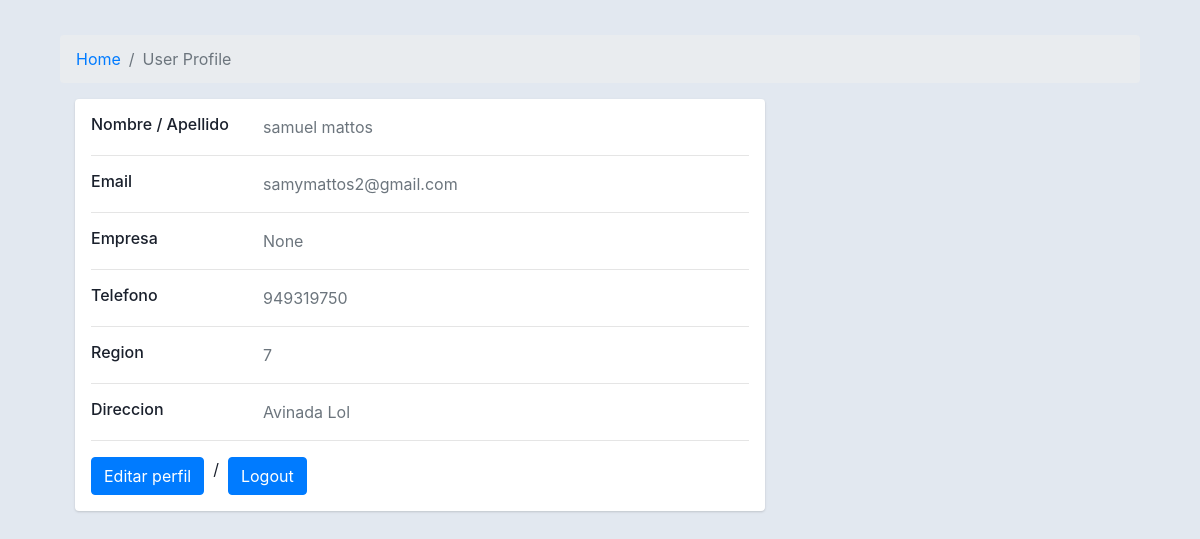
/users/Perfil/ (signed in), run on an earlier commit of the app's database.
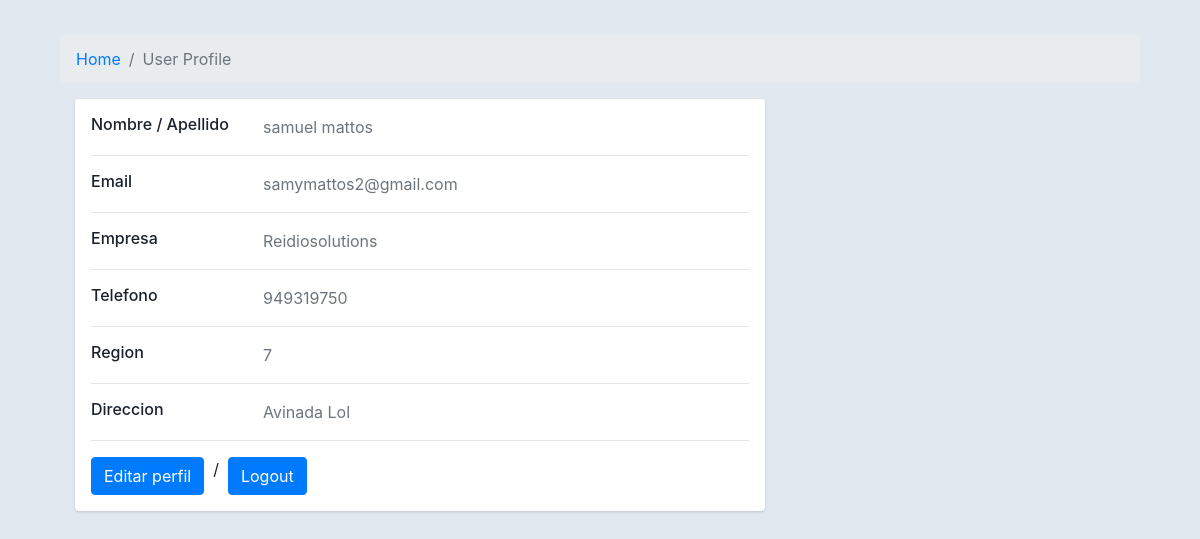
And on a later commit of the database.
### users/models.py (models this page shows)
class Perfil(models.Model):
    Regiones = (
        (1, "Arica y Parinacota"),
        (2, "Tarapacá"),
        (3, "Antofagasta"),
        (4, "Atacama"),
        (5, "Coquimbo"),
        (6, "Valparaíso"),
        (7, "Región Metropolitana de Santiago"),
        (8, "Libertador General Bernardo O'Higgins"),
        (9, "Maule"),
        (10, "Ñuble"),
        (11, "Biobío"),
        (12, "La Araucanía"),
        (13, "Los Ríos"),
        (14, "Los Lagos"),
        (15, "Aysén del General Carlos Ibáñez del Campo"),
        (16, "Magallanes y de la Antártica Chilena")
    )
    PerfilID = models.AutoField(primary_key=True, verbose_name='PerfilID')
    User = models.OneToOneField(settings.AUTH_USER_MODEL, to_field='UserID', on_delete=models.CASCADE)
    Nombre = models.CharField(verbose_name="Nombre cliente", max_length=30)
    Apellido = models.CharField(verbose_name="Apellido cliente", max_length=30)
    Empresa = models.CharField(verbose_name='Empresa', max_length=60, unique=False, null=True)
    Telefono = models.CharField(verbose_name="Telefono cliente", max_length=30)
    Region = models.IntegerField(verbose_name='Region', choices=Regiones, default=7, null=True)
    Direccion = models.CharField(verbose_name="Direccion cliente", max_length=30)

### users/views.py (the view)
# urls.py: path('Perfil/', views.verPerfil, name='perfil'),
def verPerfil(request):
    perfil = Perfil.objects.get(User=request.user)
    contexto = {'perfil': perfil}
    return render(request, 'perfil/perfil.html', contexto)

### users/templates/perfil/perfil.html (shortened to what this page needs)
{% load static %}
<!DOCTYPE html>
<html lang="en">
<head>
</head>
<body>
    <!DOCTYPE html>
    <html lang="en">
    <head>
        <link href="https://cdn.jsdelivr.net/npm/bootstrap@4.4.1/dist/css/bootstrap.min.css" rel="stylesheet">
    </head>
        <div class="container">
            <div class="main-body">
                <nav aria-label="breadcrumb" class="main-breadcrumb">
                    <ol class="breadcrumb">
                        <li class="breadcrumb-item"><a href="{% url 'home'%}">Home</a></li>
                        <li class="breadcrumb-item active" aria-current="page">User Profile</li>
                    </ol>
                </nav>
                <div class="col-md-8">
                    <div class="card mb-3">
                        <div class="card-body">
                            <div class="row">
                                <div class="col-sm-3">
                                    <h6 class="mb-0">Nombre / Apellido</h6>
                                </div>
                                <div class="col-sm-9 text-secondary">
                                    {{perfil.Nombre}}&nbsp;{{perfil.Apellido}}
                                </div>
                            </div>
                            <hr>
                            <div class="row">
                                <div class="col-sm-3">
                                    <h6 class="mb-0">Email</h6>
                                </div>
                                <div class="col-sm-9 text-secondary">
                                    {{request.user.email}}
                                </div>
                            </div>
                            <hr>
                            <div class="row">
                                <div class="col-sm-3">
                                    <h6 class="mb-0">Empresa</h6>
                                </div>
                                <div class="col-sm-9 text-secondary">
                                    {{perfil.Empresa}}
                                </div>
                            </div>
                            <hr>
                            <div class="row">
                                <div class="col-sm-3">
                                    <h6 class="mb-0">Telefono</h6>
                                </div>
                                <div class="col-sm-9 text-secondary">
                                    {{perfil.Telefono}}
                                </div>
                            </div>
                            <hr>
                            <div class="row">
                                <div class="col-sm-3">
                                    <h6 class="mb-0">Region</h6>
                                </div>
                                <div class="col-sm-9 text-secondary">
                                    {{perfil.Region}}
                                </div>
                            </div>
                            <hr>
                            <div class="row">
                                <div class="col-sm-3">
                                    <h6 class="mb-0">Direccion</h6>
                                </div>
                                <div class="col-sm-9 text-secondary">
                                    {{perfil.Direccion}}
                                </div>
                            </div>
                            <hr>
                            <div class="d-flex gap-2">
                                <button class="btn btn-primary">
                                    <a style="text-decoration: none; color: white;" href="{% url 'EditarPerfil' %}">Editar perfil</a>
                                </button>
                                &nbsp; / &nbsp;
                                <form method="POST" action="{% url 'logout' %}">
                                    <button class="btn btn-primary" type="submit">Logout</button>
                                </form>
                            </div>
                        </div>
                    </div>
                </div>
            </div>
        </div>
</body>
</html>

What changed in the data, as far as the page shows it:
changed Perfil "samuel": Empresa "None" → "Reidiosolutions"
